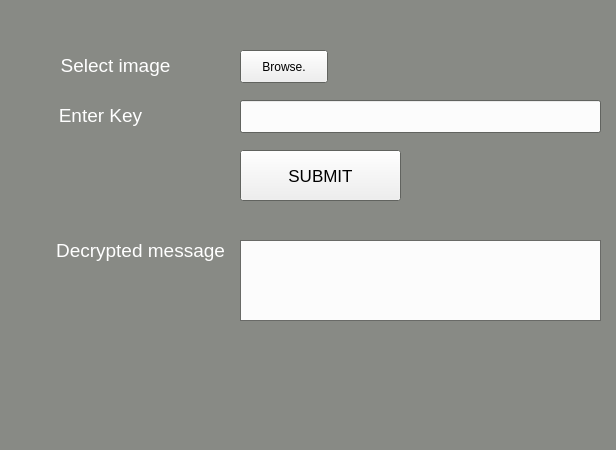
<?xml version="1.0" encoding="UTF-8"?>
<ui version="4.0">
 <class>MainWindow</class>
 <widget class="QMainWindow" name="MainWindow">
  <property name="geometry">
   <rect>
    <x>0</x>
    <y>0</y>
    <width>616</width>
    <height>450</height>
   </rect>
  </property>
  <property name="palette">
   <palette>
    <active>
     <colorrole role="Base">
      <brush brushstyle="SolidPattern">
       <color alpha="255">
        <red>255</red>
        <green>255</green>
        <blue>255</blue>
       </color>
      </brush>
     </colorrole>
     <colorrole role="Window">
      <brush brushstyle="SolidPattern">
       <color alpha="255">
        <red>136</red>
        <green>138</green>
        <blue>133</blue>
       </color>
      </brush>
     </colorrole>
    </active>
    <inactive>
     <colorrole role="Base">
      <brush brushstyle="SolidPattern">
       <color alpha="255">
        <red>252</red>
        <green>252</green>
        <blue>252</blue>
       </color>
      </brush>
     </colorrole>
     <colorrole role="Window">
      <brush brushstyle="SolidPattern">
       <color alpha="255">
        <red>136</red>
        <green>138</green>
        <blue>133</blue>
       </color>
      </brush>
     </colorrole>
    </inactive>
    <disabled>
     <colorrole role="Base">
      <brush brushstyle="SolidPattern">
       <color alpha="255">
        <red>136</red>
        <green>138</green>
        <blue>133</blue>
       </color>
      </brush>
     </colorrole>
     <colorrole role="Window">
      <brush brushstyle="SolidPattern">
       <color alpha="255">
        <red>136</red>
        <green>138</green>
        <blue>133</blue>
       </color>
      </brush>
     </colorrole>
    </disabled>
   </palette>
  </property>
  <property name="windowTitle">
   <string>DECRYPT AND SHOW</string>
  </property>
  <property name="autoFillBackground">
   <bool>true</bool>
  </property>
  <widget class="QWidget" name="centralwidget">
   <property name="palette">
    <palette>
     <active>
      <colorrole role="Base">
       <brush brushstyle="SolidPattern">
        <color alpha="255">
         <red>255</red>
         <green>255</green>
         <blue>255</blue>
        </color>
       </brush>
      </colorrole>
      <colorrole role="Window">
       <brush brushstyle="SolidPattern">
        <color alpha="255">
         <red>136</red>
         <green>138</green>
         <blue>133</blue>
        </color>
       </brush>
      </colorrole>
     </active>
     <inactive>
      <colorrole role="Base">
       <brush brushstyle="SolidPattern">
        <color alpha="255">
         <red>252</red>
         <green>252</green>
         <blue>252</blue>
        </color>
       </brush>
      </colorrole>
      <colorrole role="Window">
       <brush brushstyle="SolidPattern">
        <color alpha="255">
         <red>136</red>
         <green>138</green>
         <blue>133</blue>
        </color>
       </brush>
      </colorrole>
     </inactive>
     <disabled>
      <colorrole role="Base">
       <brush brushstyle="SolidPattern">
        <color alpha="255">
         <red>136</red>
         <green>138</green>
         <blue>133</blue>
        </color>
       </brush>
      </colorrole>
      <colorrole role="Window">
       <brush brushstyle="SolidPattern">
        <color alpha="255">
         <red>136</red>
         <green>138</green>
         <blue>133</blue>
        </color>
       </brush>
      </colorrole>
     </disabled>
    </palette>
   </property>
   <widget class="QLabel" name="label">
    <property name="geometry">
     <rect>
      <x>50</x>
      <y>230</y>
      <width>181</width>
      <height>41</height>
     </rect>
    </property>
    <property name="palette">
     <palette>
      <active>
       <colorrole role="WindowText">
        <brush brushstyle="SolidPattern">
         <color alpha="255">
          <red>255</red>
          <green>255</green>
          <blue>255</blue>
         </color>
        </brush>
       </colorrole>
       <colorrole role="Text">
        <brush brushstyle="SolidPattern">
         <color alpha="255">
          <red>255</red>
          <green>255</green>
          <blue>255</blue>
         </color>
        </brush>
       </colorrole>
      </active>
      <inactive>
       <colorrole role="WindowText">
        <brush brushstyle="SolidPattern">
         <color alpha="255">
          <red>255</red>
          <green>255</green>
          <blue>255</blue>
         </color>
        </brush>
       </colorrole>
       <colorrole role="Text">
        <brush brushstyle="SolidPattern">
         <color alpha="255">
          <red>255</red>
          <green>255</green>
          <blue>255</blue>
         </color>
        </brush>
       </colorrole>
      </inactive>
      <disabled>
       <colorrole role="WindowText">
        <brush brushstyle="SolidPattern">
         <color alpha="255">
          <red>141</red>
          <green>144</green>
          <blue>145</blue>
         </color>
        </brush>
       </colorrole>
       <colorrole role="Text">
        <brush brushstyle="SolidPattern">
         <color alpha="255">
          <red>141</red>
          <green>144</green>
          <blue>145</blue>
         </color>
        </brush>
       </colorrole>
      </disabled>
     </palette>
    </property>
    <property name="font">
     <font>
      <pointsize>14</pointsize>
     </font>
    </property>
    <property name="text">
     <string>Decrypted message</string>
    </property>
    <property name="alignment">
     <set>Qt::AlignCenter</set>
    </property>
   </widget>
   <widget class="QLabel" name="label_2">
    <property name="geometry">
     <rect>
      <x>50</x>
      <y>100</y>
      <width>101</width>
      <height>31</height>
     </rect>
    </property>
    <property name="palette">
     <palette>
      <active>
       <colorrole role="WindowText">
        <brush brushstyle="SolidPattern">
         <color alpha="255">
          <red>255</red>
          <green>255</green>
          <blue>255</blue>
         </color>
        </brush>
       </colorrole>
       <colorrole role="Text">
        <brush brushstyle="SolidPattern">
         <color alpha="255">
          <red>255</red>
          <green>255</green>
          <blue>255</blue>
         </color>
        </brush>
       </colorrole>
      </active>
      <inactive>
       <colorrole role="WindowText">
        <brush brushstyle="SolidPattern">
         <color alpha="255">
          <red>255</red>
          <green>255</green>
          <blue>255</blue>
         </color>
        </brush>
       </colorrole>
       <colorrole role="Text">
        <brush brushstyle="SolidPattern">
         <color alpha="255">
          <red>255</red>
          <green>255</green>
          <blue>255</blue>
         </color>
        </brush>
       </colorrole>
      </inactive>
      <disabled>
       <colorrole role="WindowText">
        <brush brushstyle="SolidPattern">
         <color alpha="255">
          <red>141</red>
          <green>144</green>
          <blue>145</blue>
         </color>
        </brush>
       </colorrole>
       <colorrole role="Text">
        <brush brushstyle="SolidPattern">
         <color alpha="255">
          <red>141</red>
          <green>144</green>
          <blue>145</blue>
         </color>
        </brush>
       </colorrole>
      </disabled>
     </palette>
    </property>
    <property name="font">
     <font>
      <pointsize>14</pointsize>
     </font>
    </property>
    <property name="text">
     <string>Enter Key</string>
    </property>
    <property name="alignment">
     <set>Qt::AlignCenter</set>
    </property>
   </widget>
   <widget class="QLabel" name="label_3">
    <property name="geometry">
     <rect>
      <x>50</x>
      <y>50</y>
      <width>131</width>
      <height>31</height>
     </rect>
    </property>
    <property name="palette">
     <palette>
      <active>
       <colorrole role="WindowText">
        <brush brushstyle="SolidPattern">
         <color alpha="255">
          <red>255</red>
          <green>255</green>
          <blue>255</blue>
         </color>
        </brush>
       </colorrole>
       <colorrole role="Text">
        <brush brushstyle="SolidPattern">
         <color alpha="255">
          <red>255</red>
          <green>255</green>
          <blue>255</blue>
         </color>
        </brush>
       </colorrole>
      </active>
      <inactive>
       <colorrole role="WindowText">
        <brush brushstyle="SolidPattern">
         <color alpha="255">
          <red>255</red>
          <green>255</green>
          <blue>255</blue>
         </color>
        </brush>
       </colorrole>
       <colorrole role="Text">
        <brush brushstyle="SolidPattern">
         <color alpha="255">
          <red>255</red>
          <green>255</green>
          <blue>255</blue>
         </color>
        </brush>
       </colorrole>
      </inactive>
      <disabled>
       <colorrole role="WindowText">
        <brush brushstyle="SolidPattern">
         <color alpha="255">
          <red>141</red>
          <green>144</green>
          <blue>145</blue>
         </color>
        </brush>
       </colorrole>
       <colorrole role="Text">
        <brush brushstyle="SolidPattern">
         <color alpha="255">
          <red>141</red>
          <green>144</green>
          <blue>145</blue>
         </color>
        </brush>
       </colorrole>
      </disabled>
     </palette>
    </property>
    <property name="font">
     <font>
      <pointsize>14</pointsize>
     </font>
    </property>
    <property name="text">
     <string>Select image</string>
    </property>
    <property name="alignment">
     <set>Qt::AlignCenter</set>
    </property>
   </widget>
   <widget class="QTextEdit" name="message">
    <property name="geometry">
     <rect>
      <x>240</x>
      <y>240</y>
      <width>361</width>
      <height>81</height>
     </rect>
    </property>
   </widget>
   <widget class="QLineEdit" name="key">
    <property name="geometry">
     <rect>
      <x>240</x>
      <y>100</y>
      <width>361</width>
      <height>33</height>
     </rect>
    </property>
   </widget>
   <widget class="QPushButton" name="browse_btn">
    <property name="geometry">
     <rect>
      <x>240</x>
      <y>50</y>
      <width>88</width>
      <height>33</height>
     </rect>
    </property>
    <property name="text">
     <string>Browse.</string>
    </property>
   </widget>
   <widget class="QPushButton" name="decrypt_btn">
    <property name="geometry">
     <rect>
      <x>240</x>
      <y>150</y>
      <width>161</width>
      <height>51</height>
     </rect>
    </property>
    <property name="font">
     <font>
      <pointsize>13</pointsize>
     </font>
    </property>
    <property name="text">
     <string>SUBMIT</string>
    </property>
   </widget>
  </widget>
 </widget>
 <resources/>
 <connections/>
</ui>
